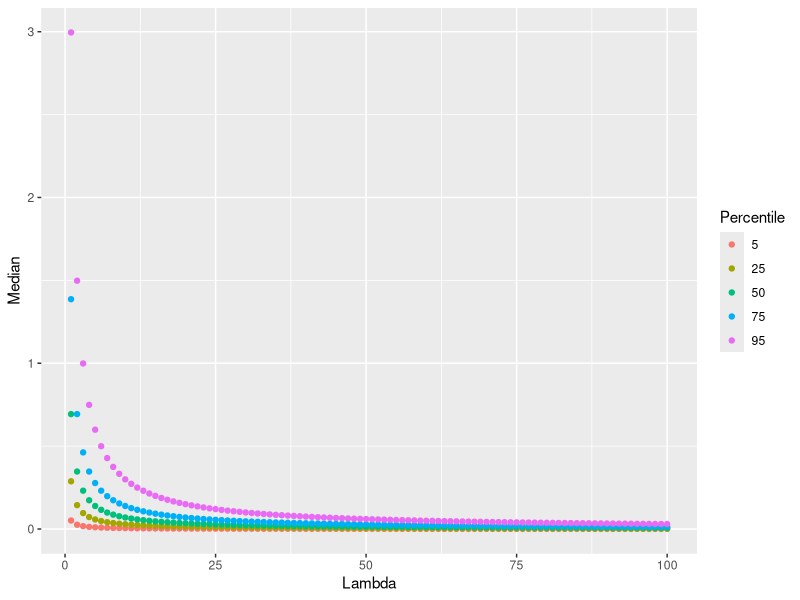

The R script that drew this image:
## ---- chunk 1
knitr::opts_chunk$set(echo = TRUE)
library(tidyverse)
## ---- chunk 2
f_1 <- function(x){x^3 - 2*x + 5}
fp_1 <- function(x){3*x^2 - 2}
xvec <- c()
xvec[1] <- 1000
for (i in 2:41){
xvec[i] <- xvec[i-1] - f_1(xvec[i-1])/fp_1(xvec[i-1])
}
xvec
## ---- chunk 3

secant <- function(f, x0 = c(1000,1000.1), max.iter = 100, tol = 0.00001){
  
  x <- x0
  n <- 2
  eps <- 1000
  while (n < max.iter & eps > tol) {
    
    x[n + 1] <- x[n] - f(x[n]) * ((x[n] - x[n - 1]) / (f(x[n]) - f(x[n - 1])))
    
    eps <- abs(f(x[n+1]))
    n <- n + 1
    
  }
  
  return(x)
  
}

secant(f_1)
## ---- chunk 4
dumb <- function(lol, n=100){
  i <- 0:n
  y<- sum((-1)^i * lol^i / (factorial(i))^2)
  return(y)
}

dumb(2)

secant(dumb, c(0,1))
## ---- chunk 5
rrb <- (26/52) * (25/51) * (26/50)
rbr <- (26/52) * (26/51) * (25/50)
brr <- (26/52) * (26/51) * (25/50)

choose(26,2) * choose(26,1) / choose(52,3)

prob_win <- rrb + rbr + brr
prob_win
## ---- chunk 6
(1-prob_win) * -1

win <- function(greg_is_lame) {
  ((-1) * (1-prob_win)) + ((greg_is_lame) * (prob_win)) 
}
## ---- chunk 7
secant(win, c(0,1))
## ---- chunk 8
silly <- function(x) {(x^3) - 1957*(x^2) + 1187296 * x - 210305472}
uniroot(silly, c(0,1000))
uniroot(silly, c(0,350))
uniroot(silly, c(350, 800))
uniroot(silly, c(800, 1000))
## ---- chunk 9
exp_CDF <- function(x,lam=2) {
  1-(exp(-(x*lam)))
}

exp_CDF(1,lam=1)
## ---- chunk 10
find_med <- function(x, lam=2) {
  exp_CDF(x,lam) - 0.5
}

uniroot(find_med, c(0,1))$root
## ---- chunk 11
a <- function(x) {
  exp_CDF(x,lam) - (perc*0.01)
}

mp <- function(lam,perc){
med_p <- function(x,lam,perc) {
  pexp(x,lam) - (perc * 0.01)
}
uniroot(med_p,c(-3,3),lam,perc)$root
}

mp(2,50)
## ---- chunk 12
dat <- data.frame(i = numeric(), p = numeric(), root = numeric())

percs <- c(5,25,50,75,95)

for (i in 1:100) {
  for (p in percs) {
  root <- mp(i,p)
  dat <- rbind(dat, data.frame(i=i,p=p,root=root))
  }
}
## ---- chunk 13
dat |>
  ggplot(
    aes(x=i,y=root,color=factor(p))
  ) +
  geom_point() +
  labs(
    x = "Lambda",
    y = "Median"
  ) +
  scale_color_discrete(name="Percentile")
